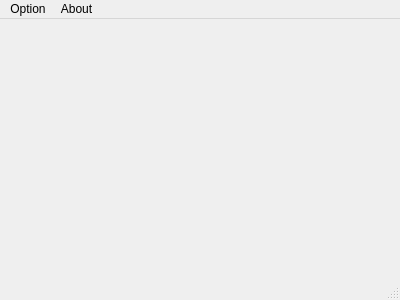
<?xml version="1.0" encoding="UTF-8"?>
<ui version="4.0">
 <class>MainWindow</class>
 <widget class="QMainWindow" name="MainWindow">
  <property name="geometry">
   <rect>
    <x>0</x>
    <y>0</y>
    <width>400</width>
    <height>300</height>
   </rect>
  </property>
  <property name="windowTitle">
   <string>MainWindow</string>
  </property>
  <widget class="QWidget" name="centralWidget"/>
  <widget class="QMenuBar" name="menuBar">
   <property name="geometry">
    <rect>
     <x>0</x>
     <y>0</y>
     <width>400</width>
     <height>29</height>
    </rect>
   </property>
   <widget class="QMenu" name="menuOption">
    <property name="title">
     <string>Option</string>
    </property>
    <widget class="QMenu" name="menuLevel">
     <property name="title">
      <string>Level</string>
     </property>
     <addaction name="actionprimary"/>
     <addaction name="actionmedium"/>
     <addaction name="actionexpert"/>
    </widget>
    <addaction name="actionRestart"/>
    <addaction name="menuLevel"/>
    <addaction name="actionExit"/>
   </widget>
   <widget class="QMenu" name="menuAbout">
    <property name="title">
     <string>About</string>
    </property>
    <addaction name="actionVersion"/>
    <addaction name="actionAuthor"/>
   </widget>
   <addaction name="menuOption"/>
   <addaction name="menuAbout"/>
  </widget>
  <widget class="QStatusBar" name="statusBar"/>
  <action name="actionRestart">
   <property name="text">
    <string>Restart</string>
   </property>
   <property name="shortcut">
    <string>Ctrl+R</string>
   </property>
  </action>
  <action name="actionExit">
   <property name="text">
    <string>Exit</string>
   </property>
  </action>
  <action name="actionprimary">
   <property name="text">
    <string>primary</string>
   </property>
  </action>
  <action name="actionmedium">
   <property name="text">
    <string>medium</string>
   </property>
  </action>
  <action name="actionexpert">
   <property name="text">
    <string>expert</string>
   </property>
  </action>
  <action name="actionVersion">
   <property name="text">
    <string>Version</string>
   </property>
  </action>
  <action name="actionAuthor">
   <property name="text">
    <string>Author</string>
   </property>
  </action>
 </widget>
 <layoutdefault spacing="6" margin="11"/>
 <resources/>
 <connections/>
</ui>
